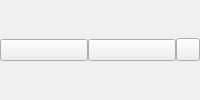
        <widget class="QWidget" name="pSpeedAndClear">
         <layout class="QHBoxLayout" name="horizontalLayout">
          <property name="spacing">
           <number>0</number>
          </property>
          <property name="leftMargin">
           <number>0</number>
          </property>
          <property name="topMargin">
           <number>0</number>
          </property>
          <property name="rightMargin">
           <number>0</number>
          </property>
          <property name="bottomMargin">
           <number>0</number>
          </property>
          <item>
           <widget class="QPushButton" name="bDownSpeed">
            <property name="icon">
              <iconset resource="../Resources_macx.qrc">
              <normaloff>:/images/download_fail_item_ico.png</normaloff>:/images/download_fail_item_ico.png</iconset>
            </property>
           </widget>
          </item>
          <item>
           <widget class="QPushButton" name="bUpSpeed">
            <property name="icon">
              <iconset resource="../Resources_macx.qrc">
              <normaloff>:/images/upload_fail_item_ico.png</normaloff>:/images/upload_fail_item_ico.png</iconset>
            </property>
           </widget>
          </item>
          <item>
           <widget class="QToolButton" name="bClearAll">
            <property name="enabled">
             <bool>true</bool>
            </property>
            <property name="cursor">
             <cursorShape>PointingHandCursor</cursorShape>
            </property>
            <property name="icon">
              <iconset resource="../Resources_macx.qrc">
              <normaloff>:/images/clear_ico.png</normaloff>:/images/clear_ico.png</iconset>
            </property>
           </widget>
          </item>
         </layout>
        </widget>
